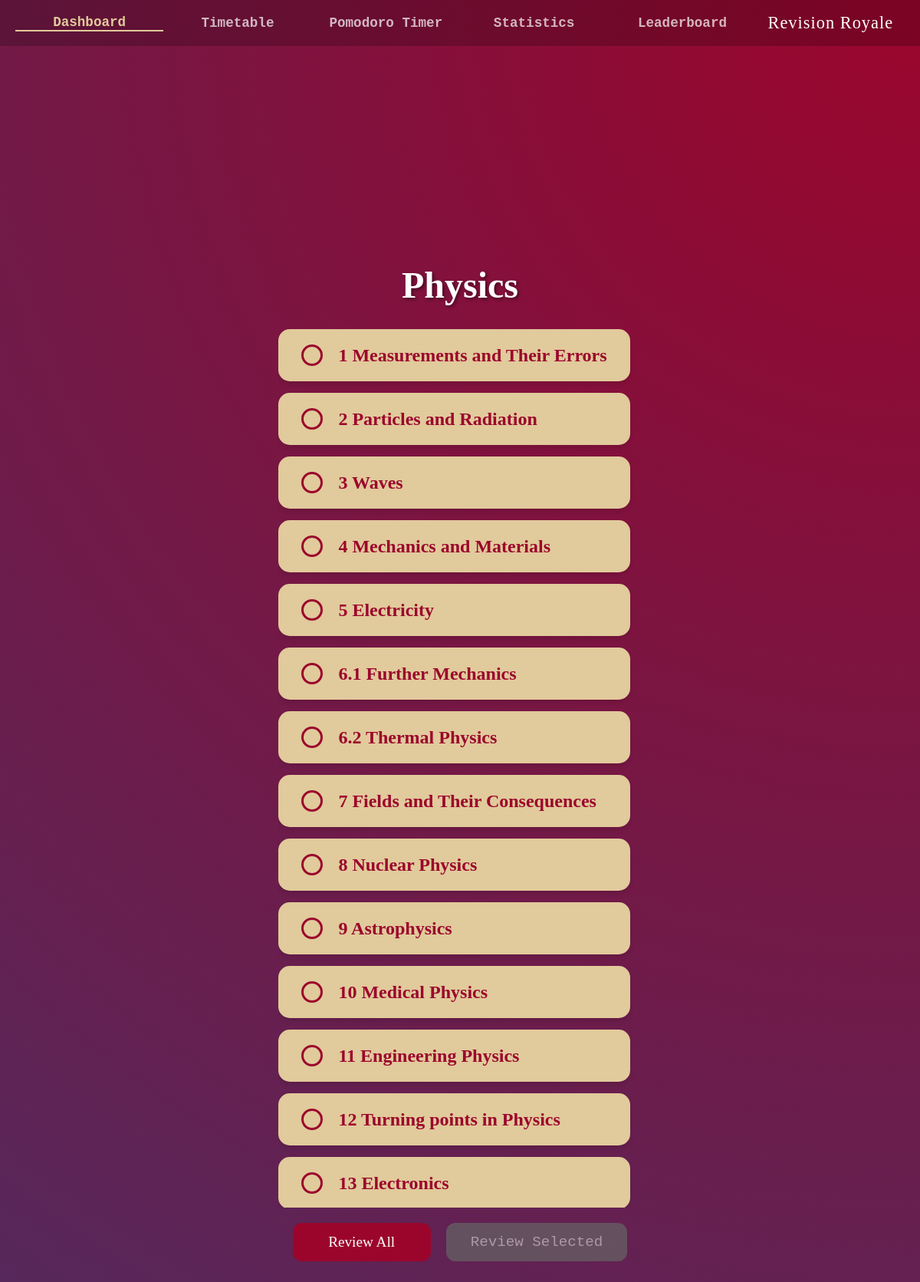
/deck_selection?SubjectID=3, run on the app's committed database.
### tables this page shows
CREATE TABLE Subjects
(SubjectID INTEGER PRIMARY KEY AUTOINCREMENT,
SubjectName TEXT,
ExamBoard TEXT,
TimeSpent INTEGER,
LastReviewed INTEGER,
Priority REAL,
Username TEXT,
FOREIGN KEY(Username) REFERENCES Users(Username));

CREATE TABLE Decks
(DeckID INTEGER PRIMARY KEY AUTOINCREMENT,
DeckName TEXT,
Username TEXT,
SubjectID TEXT,
FOREIGN KEY(Username) REFERENCES Users(Username),
FOREIGN KEY(SubjectID) REFERENCES Subjects(SubjectID));

### app.py (the view)
@app.route("/deck_selection", methods=["GET"])
def DeckSelectionPage():
    AuthHandling(session)
    Subject = ProgramDatabase.GetRecord("Subjects", AttributeValue("SubjectID", "INTEGER", request.args.get('SubjectID')))
    Subject.ChangeAttribute("LastReviewed", int(time.time()))
    ProgramDatabase.SaveRecord(Subject)
    Decks = ProgramDatabase.GetAllRecords("Decks", AttributeValue("SubjectID", "INTEGER", Subject.GetPrimaryKey().Value))
    DecksData = []
    for Deck in Decks:
        DecksData.append(Deck.ConvertToDictionary())
    return render_template("authenticated/subjects/deck_selection.html", ActivePage="dashboard", SubjectName=Subject.GetAttribute('SubjectName').Value, DecksData=DecksData)

### app.py (called while the page is built, shortened)
def AuthHandling(Session):
    global CurrentUser
    if "user" not in Session:
        return redirect("/login")

### modules.py (called while the page is built)
def GetAttributeValueFromList(Attributes: list[AttributeValue], Name: str) -> AttributeValue:
    for Attribute in Attributes:
        if Attribute.Name == Name:
            return Attribute
    return None

    def IsEmpty(self) -> bool:
        return (self.TableName == "" or self.PrimaryKey == None)

    def GetTableName(self) -> str:
        return self.TableName

    def GetPrimaryKey(self) -> AttributeValue:
        return self.PrimaryKey

    def GetAttributes(self) -> list[AttributeValue]:
        return self.Attributes

    def ChangeAttribute(self, Name: str, Value: any) -> None:
        CurrentAttributes: list[AttributeValue] = self.Attributes
        if Name == self.PrimaryKey.Name:
            return
        for Attribute in CurrentAttributes:
            if Attribute.Name == Name:
                Attribute.Value = Value
        self.Attributes = CurrentAttributes

    def GetAttribute(self, Name: str) -> AttributeValue:
        return GetAttributeValueFromList(self.Attributes, Name)

    def ConvertToDictionary(self) -> dict:
        ReturnDictionary = {}
        for Attribute in self.GetAttributes():
            ReturnDictionary[Attribute.Name] = Attribute.Value
        ReturnDictionary[self.PrimaryKey.Name] = self.PrimaryKey.Value
        return ReturnDictionary

### templates/authenticated/subjects/deck_selection.html (shortened to what this page needs)
{% extends "authenticated/authenticated_base.html" %}
{% block app_content %}
<div class="selection-container">
    <h1 class="page-title">{{ SubjectName }}</h1>
    <div class="deck-list-container">
        {% if DecksData %}
            {% for Deck in DecksData %}
            <div class="deck-card">
                <div class="selection-circle" data-id="{{ Deck['DeckID']}}" onclick="ToggleSelection(this)"></div>
                <a href="/flashcard_selection?DeckID={{Deck['DeckID']}}" class="deck-card-link">
                    <div class="subject-info">
                        <h2 class="subject-name">{{ Deck['DeckName'] }}</h2>
                    </div>
                </a>
            </div>
            {% endfor %}
        {% endif %}
    </div>
    <div class="review-actions">
        <button class="btn" id="btn-review-all" onclick="ReviewAll()">Review All</button>
        <button class="btn disabled-btn" id="btn-review-selected" onclick="ReviewSelected()">Review Selected</button>
    </div>
</div>
{% endblock %}

### static/style.css (style rules this page uses)
* { margin: 0; padding: 0; box-sizing: border-box; }
body { height: 100vh; display: flex; justify-content: center; align-items: center; color: white; font-family: 'Courier New', Courier, monospace; background: radial-gradient(circle at top right, #9b052cff, #502b5fff); text-align: center; }
h1 { font-family: 'Royale', 'Courier New', serif; font-size: 5rem; margin-bottom: 5px; }
.btn { background-color: #9b052cff; color: white; padding: 12px 30px; border: none; border-radius: 12px; font-family: 'Consolas', serif; font-size: 1.2rem; cursor: pointer; text-decoration: none; transition: transform 0.2s, background 0.2s; min-width: 180px; text-align: center; }
.page-title { font-family: 'Consolas', serif; font-size: 3rem; margin-bottom: 30px; text-shadow: 2px 2px 4px rgba(0,0,0,0.5); }
.subject-info { display: flex; align-items: center; gap: 15px; }
.subject-name { font-family: 'Consolas', serif; font-size: 1.5rem; color: #9b052cff; margin-bottom: 0; margin-right: 0; }
.deck-list-container { width: 100%; max-height: 60vh; overflow-y: auto; padding-right: 15px; scrollbar-width: thin; scrollbar-color: #e1ca9bff #9b052cff; }
.deck-card { background-color: #e1ca9bff; padding: 20px 30px; border-radius: 15px; margin-bottom: 15px; display: flex; align-items: center; gap: 20px; box-shadow: 0 4px 6px rgba(0,0,0,0.1); transition: transform 0.2s; }
.deck-card-link { text-decoration: none; }
.selection-circle { width: 28px; height: 28px; border-radius: 50%; border: 3px solid #9b052cff; background-color: transparent; cursor: pointer; transition: background-color 0.2s, transform 0.1s; flex-shrink: 0; }
.review-actions { display: flex; justify-content: center; gap: 20px; margin-top: 20px; width: 100%; }
.disabled-btn { background-color: #666; color: #ccc; border: 2px solid #666; cursor: not-allowed; opacity: 0.7; padding: 12px 30px; border-radius: 12px; font-size: 1.2rem; font-family: inherit; min-width: 180px; }

### data on the page
Subjects: SubjectName "Physics"
Decks: DeckName "1 Measurements and Their Errors"
Decks: DeckName "2 Particles and Radiation"
Decks: DeckName "3 Waves"
Decks: DeckName "4 Mechanics and Materials"
Decks: DeckName "5 Electricity"
Decks: DeckName "6.1 Further Mechanics"
Decks: DeckName "6.2 Thermal Physics"
Decks: DeckName "7 Fields and Their Consequences"
Decks: DeckName "8 Nuclear Physics"
Decks: DeckName "9 Astrophysics"
Decks: DeckName "10 Medical Physics"
Decks: DeckName "11 Engineering Physics"
Decks: DeckName "12 Turning points in Physics"
Decks: DeckName "13 Electronics"
